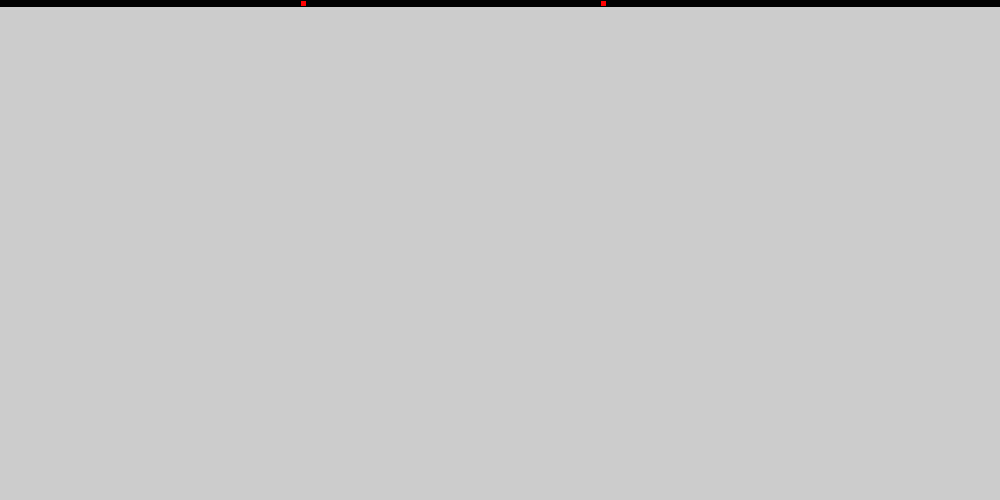
Frame 1 (no input)
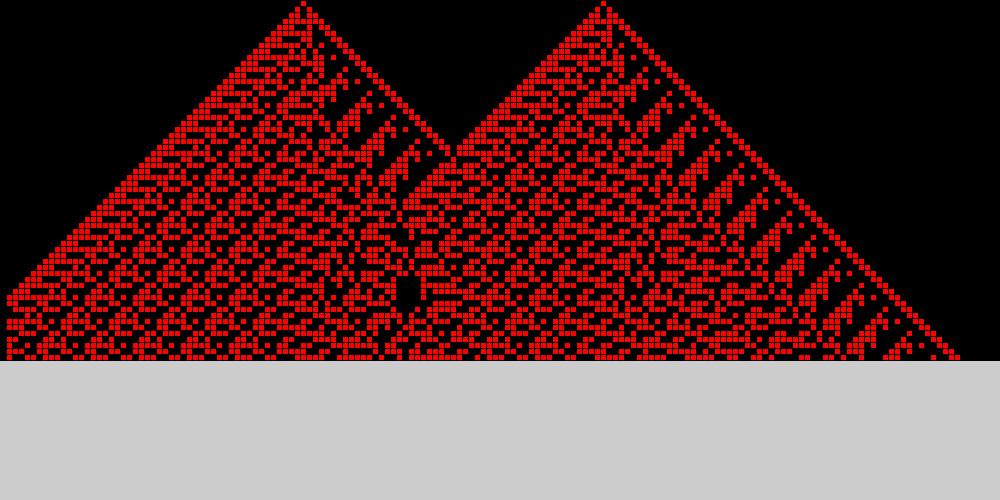
Frame 60 (the mouse pressed at the canvas centre just before this capture)
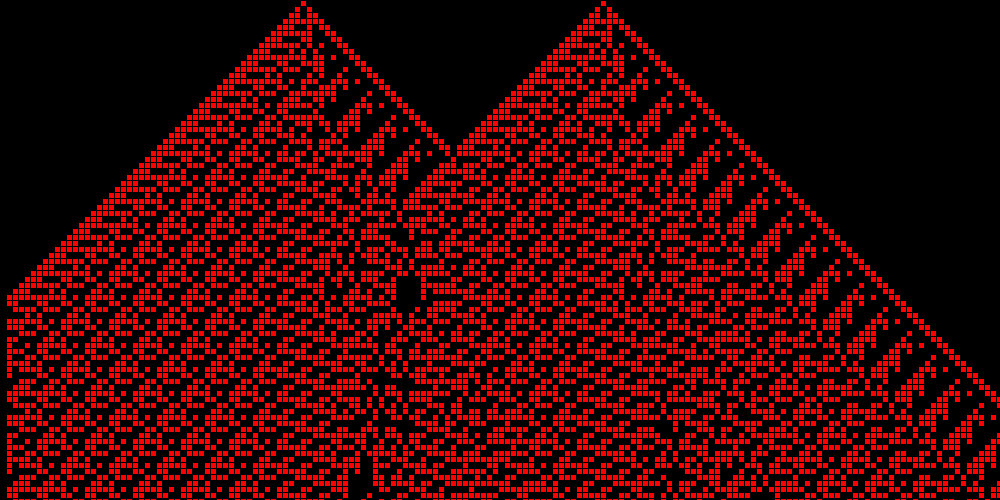
Frame 120 (the mouse held since frame 60 and released just before this capture)

The Processing sketch that drew these frames (run headless with seeded random() and noise(); from frame 60 on, the mouse is pressed at the canvas centre):

// Processing sketch: GIGI_1D_n2_CA
// ── GIGI_1D_n2_CA.pde
int X = 500;
int state [] = new int [X];
int state1 [] = new int [X];
int rules [] = {
// 000  000  000  000  000  000  000  000
// 000  001  010  011  100  101  110  111
    0,   1,   0,   1,   1,   0,   1,   1,

// 001  001  001  001  001  001  001  001
// 000  001  010  011  100  101  110  111
    0,   1,   0,   1,   1,   0,   1,   0,

// 010  010  010  010  010  010  010  010
// 000  001  010  011  100  101  110  111
    0,   1,   1,   1,   0,   1,   1,   0,

// 011  011  011  011  011  011  011  011
// 000  001  010  011  100  101  110  111
    0,   1,   0,   0,   1,   1,   1,   0,

// 100  100  100  100  100  100  100  100
// 000  001  010  011  100  101  110  111
    1,   0,    1,  0,   1,   0,   1,   0,

// 101  101  101  101  101  101  101  101
// 000  001  010  011  100  101  110  111
    1,   0,    1,  0,   1,   0,   1,   0,

// 110  110  110  110  110  110  110  110
// 000  001  010  011  100  101  110  111
    1,   0,    1,  0,   1,   1,   0,   0,

// 111  111  111  111  111  111  111  111
// 000  001  010  011  100  101  110  111
    0,   0,    0,  0,   1,   0,   0,   0,


};


//   0 0 0 
//   0 1 0
//   0 0 0 


//int[] rules = {0,0,0,1,1,0,0,0};    // An initial rule system
int nextstate [] = new int [X];
int n = 0;
int cellwidth = 6;

void setup() {
  size(1000, 500);
  state[50] = 1;
  state[100] = 1;
}

void draw() {
  for(int i=0; i<state.length; i++){
    int cell = state[i];
    if(cell == 0){
      fill(0);
    }
    else{
      fill(255,0,0);
    }
    rect(i*cellwidth,n*cellwidth,cellwidth,cellwidth);
   
    
  }
  dorule();
  
  n++;
}

void dorule(){
  for(int i=1; i<state.length-1; i++){
    int left = state[i-1];
    int right = state[i+1];
    int me = state[i];
    int left1 = state1[i-1];
    int right1 = state1[i+1];
    int me1 = state1[i];
    int index = left*4+me*2+right+left1*16+me1*8+right1*4;
    int value = rules[index];
    nextstate[i] = value;
    
  }
  for(int i=1; i<state.length-1; i++){
    state1[i] = state[i];
    state[i] = nextstate[i];
    
    
  }
}
